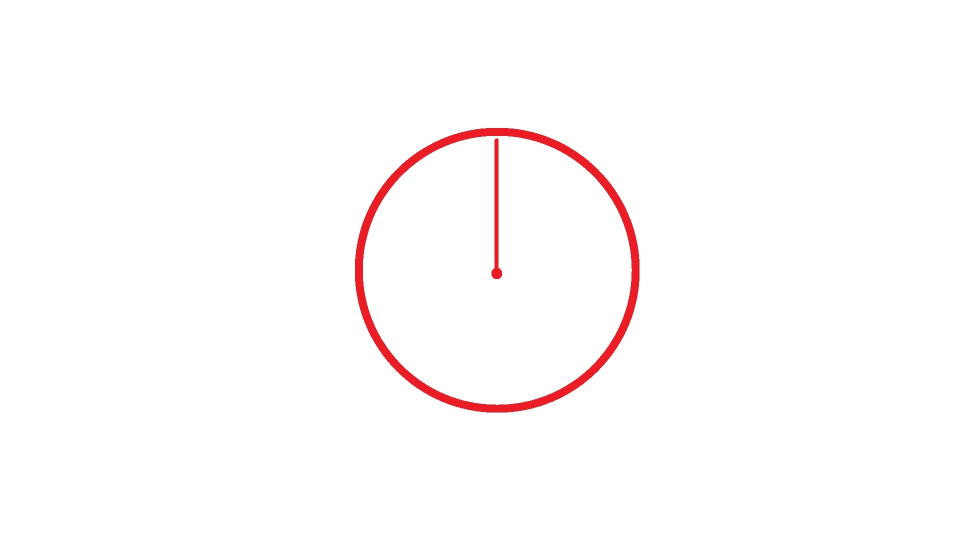
#> input picture Image_Processing/images/Gauge6.jpg, 1920 x 1080 px (shown at 1/2 size)
$ python analog_gauge_reader-old-newtry.py
#> lines starting #> are read from the running program, lines starting #| are printed output that depends on the picture; after the words box and inside, x2 and y2 are one past the last pixel; in counts of white or black regions, pixels touching at a corner belong together; long printed decimals are rounded
import cv2
import numpy as np

filename = 'images/Gauge6.jpg'

def avg_circles(circles, b):
    avg_x=0
    avg_y=0
    avg_r=0
    for i in range(b):
        #optional - average for multiple circles (can happen when a gauge is at a slight angle)
        avg_x = avg_x + circles[0][i][0]
        avg_y = avg_y + circles[0][i][1]
        avg_r = avg_r + circles[0][i][2]
    avg_x = int(avg_x/(b))
    avg_y = int(avg_y/(b))
    avg_r = int(avg_r/(b))
    return avg_x, avg_y, avg_r

def dist_2_pts(x1, y1, x2, y2):
    return np.sqrt((x2 - x1)**2 + (y2 - y1)**2)

def preprocess(gauge_number, file_type):

    img = cv2.imread(filename)
    height, width, channels = img.shape
    gray = cv2.cvtColor(img, cv2.COLOR_BGR2GRAY)  #convert to gray

    circles = cv2.HoughCircles(gray,cv2.HOUGH_GRADIENT,1,400,
                            param1=15,param2=40,minRadius=10,maxRadius=0)
    # average found circles, found it to be more accurate than trying to tune HoughCircles parameters to get just the right one
    a, b, c = circles.shape
    x,y,r = avg_circles(circles, b)
    #draw center and circle
    r1 = x-r-20
    r2 = y-r-20
    r3 = x+r+20
    r4 = y+r+20
    cv2.circle(img, (x, y), r, (0, 0, 255), 3, cv2.LINE_AA)  # draw circle
    cv2.circle(img, (x, y), 2, (0, 255, 0), 3, cv2.LINE_AA)  # draw center of circle

    separation = 10.0 #in degrees
    interval = int(360 / separation)
    p1 = np.zeros((interval,2))  #set empty arrays
    p2 = np.zeros((interval,2))
    p_text = np.zeros((interval,2))
    for i in range(0,interval):
        for j in range(0,2):
            if (j%2==0):
                p1[i][j] = x + 0.9 * r * np.cos(separation * i * 3.14 / 180) #point for lines
            else:
                p1[i][j] = y + 0.9 * r * np.sin(separation * i * 3.14 / 180)
    text_offset_x = 10
    text_offset_y = 5
    for i in range(0, interval):
        for j in range(0, 2):
            if (j % 2 == 0):
                p2[i][j] = x + r * np.cos(separation * i * 3.14 / 180)
                p_text[i][j] = x - text_offset_x + 1.2 * r * np.cos((separation) * (i+9) * 3.14 / 180) #point for text labels, i+9 rotates the labels by 90 degrees
            else:
                p2[i][j] = y + r * np.sin(separation * i * 3.14 / 180)
                p_text[i][j] = y + text_offset_y + 1.2* r * np.sin((separation) * (i+9) * 3.14 / 180)  # point for text labels, i+9 rotates the labels by 90 degrees

    #add the lines and labels to the image
    for i in range(0,interval):
        cv2.line(img, (int(p1[i][0]), int(p1[i][1])), (int(p2[i][0]), int(p2[i][1])),(0, 255, 0), 2)
        cv2.putText(img, '%s' %(int(i*separation)), (int(p_text[i][0]), int(p_text[i][1])), cv2.FONT_HERSHEY_SIMPLEX, 0.3,(0,0,0),1,cv2.LINE_AA)


    #cv2.imwrite('gauge-%s-calibration.%s' % (gauge_number, file_type), img)

    return  x, y, r

def calibrate_gauge(gauge_number, file_type):
    min_angle = 60
    max_angle = 300
    min_value = 0
    max_value = 240
    units = 'psi'
    return min_angle, max_angle, min_value, max_value, units,

def get_current_value(img, min_angle, max_angle, min_value, max_value, x, y, r, gauge_number, file_type):

    #for testing purposes
    img = cv2.imread(filename)

    gray2 = cv2.cvtColor(img, cv2.COLOR_BGR2GRAY)

    # Set threshold and maxValue
    thresh = 175
    maxValue = 255

    th, dst2 = cv2.threshold(gray2, thresh, maxValue, cv2.THRESH_BINARY_INV);

    cv2.imwrite('dst.jpg', dst2)

    # find lines
    minLineLength = 9
    maxLineGap = 0
    lines = cv2.HoughLinesP(image=dst2, rho=3, theta=np.pi / 180, threshold=500,minLineLength=minLineLength, maxLineGap=0)  # rho is set to 3 to detect more lines, easier to get more then filter them out later
    print(len(lines))

    final_line_list = []
    #print "radius: %s" %r

    diff1LowerBound = 0 #diff1LowerBound and diff1UpperBound determine how close the line should be from the center
    diff1UpperBound = 0.3
    diff2LowerBound = 0.1 #diff2LowerBound and diff2UpperBound determine how close the other point of the line should be to the outside of the gauge
    diff2UpperBound = 2.0

    for i in range(0, len(lines)):
        for x1, y1, x2, y2 in lines[i]:
            diff1 = dist_2_pts(x, y, x1, y1)  # x, y is center of circle
            diff2 = dist_2_pts(x, y, x2, y2)  # x, y is center of circle
            #set diff1 to be the smaller (closest to the center) of the two), makes the math easier
            if (diff1 > diff2):
                temp = diff1
                diff1 = diff2
                diff2 = temp
            # check if line is within an acceptable range
            if (((diff1<diff1UpperBound*r) and (diff1>diff1LowerBound*r) and (diff2<diff2UpperBound*r)) and (diff2>diff2LowerBound*r)):
                line_length = dist_2_pts(x1, y1, x2, y2)
                # add to final list
                final_line_list.append([x1, y1, x2, y2])

    x1 = final_line_list[0][0]
    y1 = final_line_list[0][1]
    x2 = final_line_list[0][2]
    y2 = final_line_list[0][3]
    cv2.line(img, (x1, y1), (x2, y2), (0, 255, 0), 2)

    cv2.imwrite('gauge-%s-lines-2.%s' % (gauge_number, file_type), img)

    #find the farthest point from the center to be what is used to determine the angle
    dist_pt_0 = dist_2_pts(x, y, x1, y1)
    dist_pt_1 = dist_2_pts(x, y, x2, y2)
    if (dist_pt_0 > dist_pt_1):
        x_angle = x1 - x
        y_angle = y - y1
    else:
        x_angle = x2 - x
        y_angle = y - y2
    # take the arc tan of y/x to find the angle
    res = np.arctan(np.divide(float(y_angle), float(x_angle)))
    #np.rad2deg(res) #coverts to degrees

    res = np.rad2deg(res)
    if x_angle > 0 and y_angle > 0:  #in quadrant I
        final_angle = 270 - res
    if x_angle < 0 and y_angle > 0:  #in quadrant II
        final_angle = 90 - res
    if x_angle < 0 and y_angle < 0:  #in quadrant III
        final_angle = 90 - res
    if x_angle > 0 and y_angle < 0:  #in quadrant IV
        final_angle = 270 - res

    #print final_angle

    old_min = float(min_angle)
    old_max = float(max_angle)

    new_min = float(min_value)
    new_max = float(max_value)
    old_value = final_angle

    old_range = (old_max - old_min)
    new_range = (new_max - new_min)
    new_value = (((old_value - old_min) * new_range) / old_range) + new_min
    if new_value < new_max * 0.33:
        level = 'LOW'
    elif new_value < new_max * 0.66:
        level = 'MEDIUM'
    else:
        level = 'HIGH'

    return new_value,level

def main():
    gauge_number = 2
    file_type='jpg'
    x, y, r = preprocess(gauge_number, file_type)
#> in preprocess, img is the input picture: shape (1080, 1920, 3); mean B, G, R 251.8, 251.7, 254.5
#> in preprocess, `circles = cv2.HoughCircles(gray,cv2.HOUGH_GRADIENT,1,400, param1=15,pa..`: circles = [[993.5, 540.5, 284.8]]
#> the loop in avg_circles, `for i in range(b):` made 1 pass
#> after the loop in avg_circles, `for i in range(b):`: avg_r = 284.8; avg_x = 993.5; avg_y = 540.5
#> in avg_circles, `avg_x = int(avg_x/(b))`: avg_x = 993
#> in avg_circles, `avg_y = int(avg_y/(b))`: avg_y = 540
#> in avg_circles, `avg_r = int(avg_r/(b))`: avg_r = 284
#> in preprocess, `x,y,r = avg_circles(circles, b)`: x = 993; y = 540; r = 284
#> in preprocess, `r1 = x-r-20`: r1 = 689
#> in preprocess, `r2 = y-r-20`: r2 = 236
#> in preprocess, `r3 = x+r+20`: r3 = 1297
#> in preprocess, `r4 = y+r+20`: r4 = 844
#> in preprocess, `cv2.circle(img, (x, y), r, (0, 0, 255), 3, cv2.LINE_AA)`:
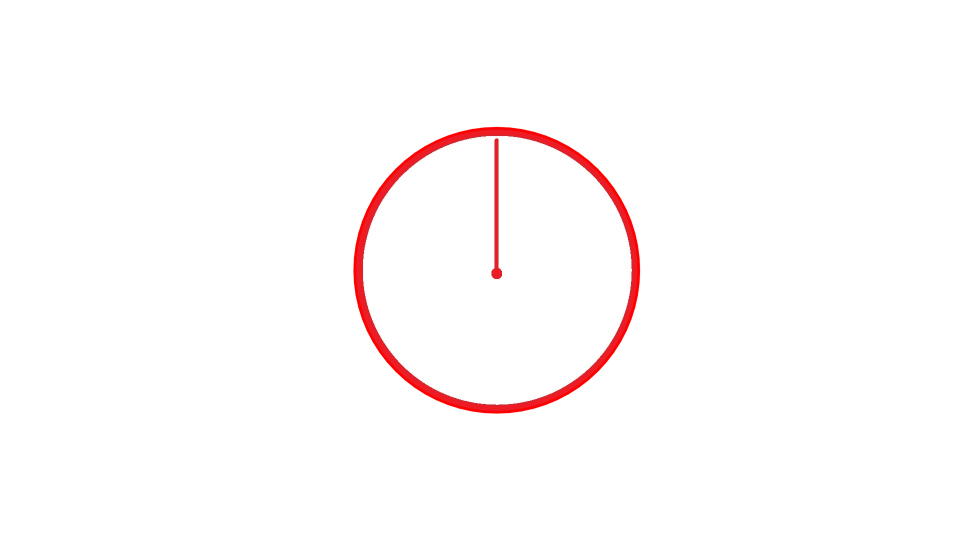
#> img: shape (1080, 1920, 3) (shown at 1/2 size); 0.57% of pixels changed, all inside (x1, y1, x2, y2) = (706, 253, 1281, 828)
#> in preprocess, `cv2.circle(img, (x, y), 2, (0, 255, 0), 3, cv2.LINE_AA)`: img: shape (1080, 1920, 3); under 0.01% of pixels changed, all inside (x1, y1, x2, y2) = (988, 536, 999, 545)
#> after the loop in preprocess, `for i in range(0,interval):`: p1 = 36 pairs, first value 737.4 to 1248.6, second value 284.4 to 795.6
#> after the loop in preprocess, `for i in range(0, interval):`: p2 = 36 pairs, first value 709 to 1277, second value 256 to 824; p_text = 36 pairs, first value 642.2 to 1323.8, second value 204.2 to 885.8
#> after the loop in preprocess, `for i in range(0,interval):`:
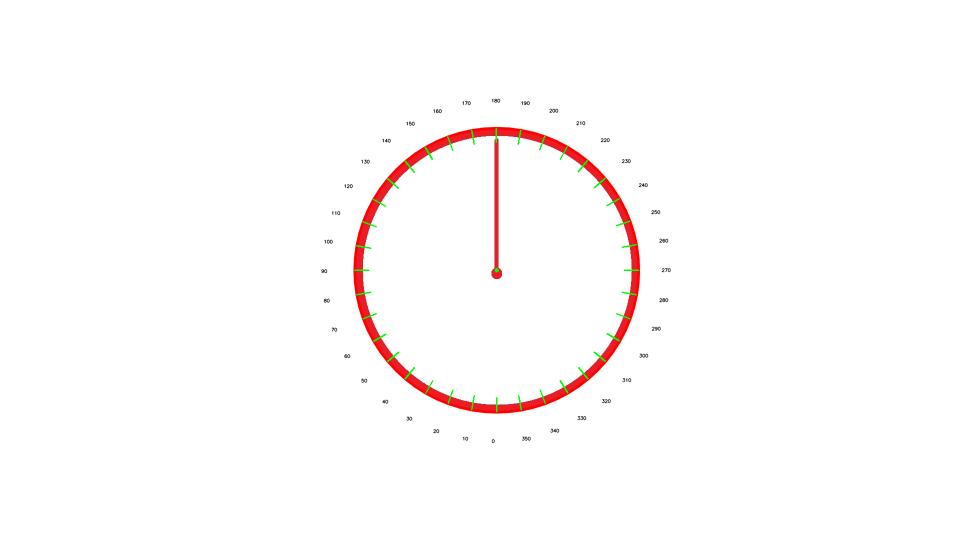
#> img: shape (1080, 1920, 3) (shown at 1/2 size); mean B, G, R 250.9, 251.2, 254.1
#> x = 993; y = 540; r = 284
    min_angle, max_angle, min_value, max_value, units = calibrate_gauge(gauge_number, file_type)

    #feed an image (or frame) to get the current value, based on the calibration, by default uses same image as calibration
    img = cv2.imread(filename)
    val,level = get_current_value(img, min_angle, max_angle, min_value, max_value, x, y, r, gauge_number, file_type)
#> in get_current_value, `th, dst2 = cv2.threshold(gray2, thresh, maxValue, cv2.THRESH_BINARY_IN..`:
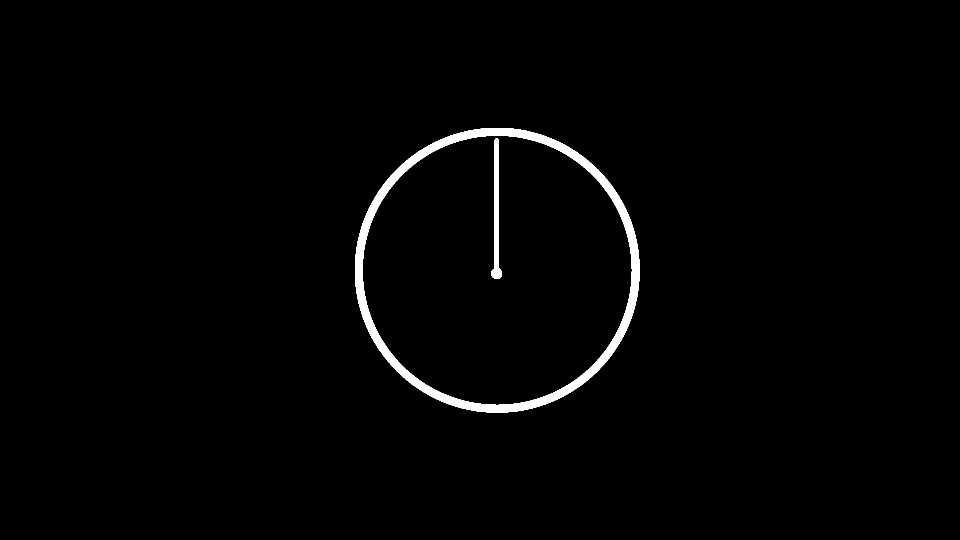
#> dst2: shape (1080, 1920) (shown at 1/2 size); 1.5% white; 2 white regions, box (x1, y1, x2, y2) and area: (710, 256, 1279, 825) 27805, (983, 277, 1004, 558) 2456
#> in get_current_value, `th, dst2 = cv2.threshold(gray2, thresh, maxValue, cv2.THRESH_BINARY_IN..`: th = 175
#> in get_current_value, `lines = cv2.HoughLinesP(image=dst2, rho=3, theta=np.pi / 180, threshol..`: lines = 40 rows, first 6: [990, 557, 995, 277], [993, 557, 996, 364], [989, 557, 989, 280], [1001, 809, 1001, 824], [995, 483, 996, 557], [739, 413, 867, 285]
#| 40
#> the loop in get_current_value, `for i in range(0, len(lines)):` made 40 passes
#> after the loop in get_current_value, `for i in range(0, len(lines)):`: final_line_list = [[990, 557, 995, 277], [993, 557, 996, 364], [989, 557, 989, 280], [995, 483, 996, 557], [994, 478, 994, 339], [992, 453, 993, 535]]; temp = 274.1
#> in get_current_value, `x1 = final_line_list[0][0]`: x1 = 990
#> in get_current_value, `y1 = final_line_list[0][1]`: y1 = 557
#> in get_current_value, `x2 = final_line_list[0][2]`: x2 = 995
#> in get_current_value, `y2 = final_line_list[0][3]`: y2 = 277
#> in get_current_value, `cv2.line(img, (x1, y1), (x2, y2), (0, 255, 0), 2)`:
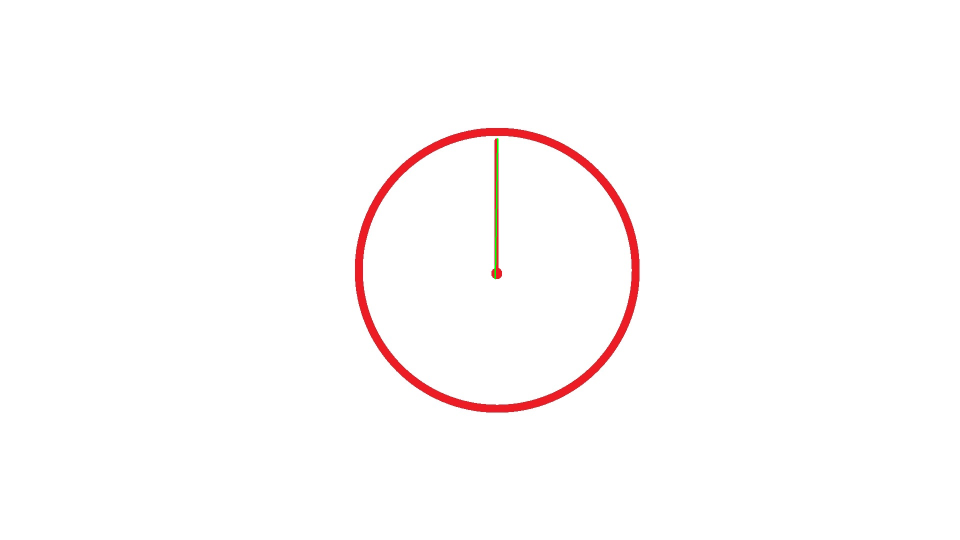
#> img: shape (1080, 1920, 3) (shown at 1/2 size); 0.04% of pixels changed, all inside (x1, y1, x2, y2) = (989, 276, 997, 559)
#> in get_current_value, `dist_pt_0 = dist_2_pts(x, y, x1, y1)`: dist_pt_0 = 17.26
#> in get_current_value, `dist_pt_1 = dist_2_pts(x, y, x2, y2)`: dist_pt_1 = 263
#> in get_current_value, `x_angle = x2 - x`: x_angle = 2
#> in get_current_value, `y_angle = y - y2`: y_angle = 263
#> in get_current_value, `res = np.arctan(np.divide(float(y_angle), float(x_angle)))`: res = 1.56
#> in get_current_value, `res = np.rad2deg(res)`: res = 89.56
#> in get_current_value, `final_angle = 270 - res`: final_angle = 180.4
#> in get_current_value, `new_value = (((old_value - old_min) * new_range) / old_range) + new_min`: new_value = 120.4
#> val = 120.4; level = 'MEDIUM'
    print ("Current reading: %s %s" %(val, units))
#| Current reading: 120.436 psi
    print ("Gauge Reading Level : %s" %(level))
#| Gauge Reading Level : MEDIUM

if __name__=='__main__':
    main()
